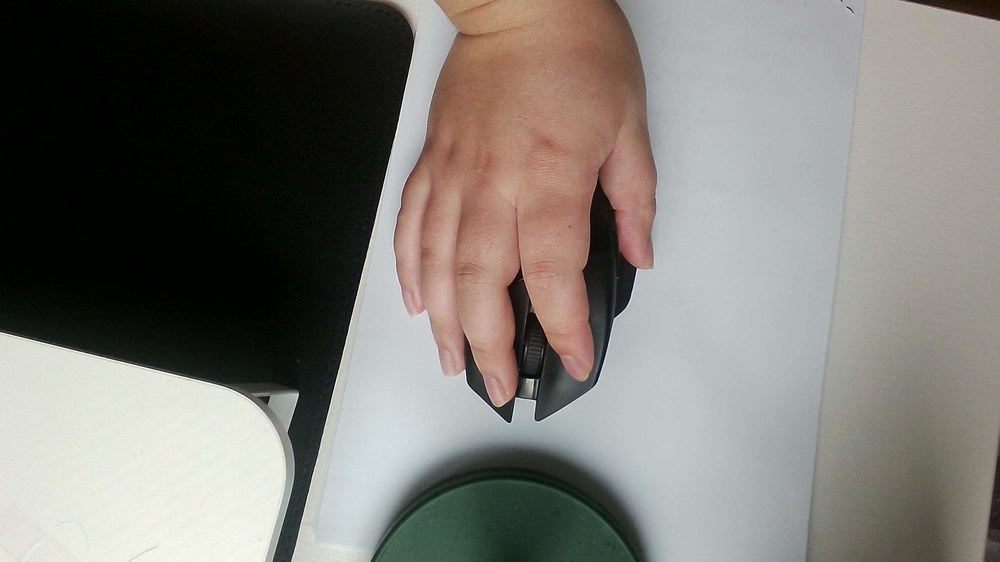
#> input picture mouse/images/hand_1.png, 1000 x 562 px, shrunk from 2560 x 1440 before the run
$ python detect_mouse.py --image images/hand_1.png
#> lines starting #> are read from the running program, lines starting #| are printed output that depends on the picture; after the words box and inside, x2 and y2 are one past the last pixel; in counts of white or black regions, pixels touching at a corner belong together
import cv2
import numpy as np
import json
import os
import argparse


def normalize_vector(x, y):
    norm = np.sqrt(x * x + y * y)
    if norm < 1e-8:
        return 0.0, -1.0
    return x / norm, y / norm


def preprocess_for_mouse_mask(image: np.ndarray):
    gray = cv2.cvtColor(image, cv2.COLOR_BGR2GRAY)
    blurred = cv2.GaussianBlur(gray, (5, 5), 0)

    edges = cv2.Canny(blurred, 35, 110)

    kernel = cv2.getStructuringElement(cv2.MORPH_ELLIPSE, (7, 7))
    closed = cv2.morphologyEx(edges, cv2.MORPH_CLOSE, kernel, iterations=2)
    closed = cv2.dilate(closed, kernel, iterations=1)
    closed = cv2.erode(closed, kernel, iterations=1)

    return closed


def contour_score(contour: np.ndarray, image_shape):
    area = cv2.contourArea(contour)
    if area < 1000:
        return -1e9

    x, y, w, h = cv2.boundingRect(contour)
    rect_area = w * h
    if rect_area <= 0:
        return -1e9

    extent = area / rect_area
    perimeter = cv2.arcLength(contour, True)
    if perimeter <= 0:
        return -1e9

    circularity = 4.0 * np.pi * area / (perimeter * perimeter)

    rr = cv2.minAreaRect(contour)
    (_, _), (rw, rh), _ = rr
    if rw < 1 or rh < 1:
        return -1e9

    long_side = max(rw, rh)
    short_side = min(rw, rh)
    aspect_ratio = long_side / short_side if short_side > 0 else 999.0

    if aspect_ratio < 1.1 or aspect_ratio > 4.8:
        return -1e9

    score = 0.0
    score += area * 0.01
    score += extent * 120.0
    score += circularity * 40.0
    score += (1.0 - abs(aspect_ratio - 1.8)) * 35.0

    return score


def find_best_mouse_contour(mask: np.ndarray, image_shape):
    contours, _ = cv2.findContours(mask, cv2.RETR_EXTERNAL, cv2.CHAIN_APPROX_SIMPLE)

    if not contours:
        return None

    best_contour = None
    best_score = -1e18

    for c in contours:
        s = contour_score(c, image_shape)
        if s > best_score:
            best_score = s
            best_contour = c

    return best_contour


def compute_pca_axis(contour: np.ndarray):
    pts = contour.reshape(-1, 2).astype(np.float32)
    mean = np.mean(pts, axis=0)

    centered = pts - mean
    cov = np.cov(centered.T)
    eigvals, eigvecs = np.linalg.eig(cov)

    order = np.argsort(eigvals)[::-1]
    eigvals = eigvals[order]
    eigvecs = eigvecs[:, order]

    ux, uy = float(eigvecs[0, 0]), float(eigvecs[1, 0])
    vx, vy = float(eigvecs[0, 1]), float(eigvecs[1, 1])

    ux, uy = normalize_vector(ux, uy)
    vx, vy = normalize_vector(vx, vy)

    if uy > 0:
        ux, uy = -ux, -uy
        vx, vy = -vx, -vy

    return mean, (ux, uy), (vx, vy), eigvals


def extract_mouse_features(image: np.ndarray, real_length_mm=None, real_width_mm=None):
    vis = image.copy()

    mask = preprocess_for_mouse_mask(image)
    contour = find_best_mouse_contour(mask, image.shape)

    if contour is None:
        raise RuntimeError("Mouse contour not found.")

    area = float(cv2.contourArea(contour))
    perimeter = float(cv2.arcLength(contour, True))

    x, y, bw, bh = cv2.boundingRect(contour)

    # 用 minAreaRect 的中心，不用质心
    rr = cv2.minAreaRect(contour)
    (cx, cy), (rw, rh), angle = rr
    box = cv2.boxPoints(rr).astype(np.int32)

    long_side = float(max(rw, rh))
    short_side = float(min(rw, rh))

    pca_center, major_axis, minor_axis, eigvals = compute_pca_axis(contour)

    aspect_ratio = long_side / short_side if short_side > 1e-8 else None
    extent = area / float(bw * bh) if bw * bh > 0 else None
    circularity = 4.0 * np.pi * area / (perimeter * perimeter) if perimeter > 1e-8 else None

    mm_per_pixel_length = None
    mm_per_pixel_width = None

    if real_length_mm is not None and long_side > 1e-8:
        mm_per_pixel_length = float(real_length_mm) / long_side

    if real_width_mm is not None and short_side > 1e-8:
        mm_per_pixel_width = float(real_width_mm) / short_side

    # draw
    cv2.drawContours(vis, [contour], -1, (0, 255, 0), 2)
    cv2.rectangle(vis, (x, y), (x + bw, y + bh), (255, 0, 0), 2)
    cv2.drawContours(vis, [box], -1, (0, 255, 255), 2)

    center = (int(round(cx)), int(round(cy)))
    cv2.circle(vis, center, 5, (0, 0, 255), -1)

    half_long = int(round(long_side * 0.5))
    half_short = int(round(short_side * 0.5))

    ux, uy = major_axis
    vx, vy = minor_axis

    major_p1 = (int(round(cx - ux * half_long)), int(round(cy - uy * half_long)))
    major_p2 = (int(round(cx + ux * half_long)), int(round(cy + uy * half_long)))
    minor_p1 = (int(round(cx - vx * half_short)), int(round(cy - vy * half_short)))
    minor_p2 = (int(round(cx + vx * half_short)), int(round(cy + vy * half_short)))

    cv2.line(vis, major_p1, major_p2, (255, 0, 255), 2)
    cv2.line(vis, minor_p1, minor_p2, (0, 165, 255), 2)

    cv2.putText(vis, f"Center: ({int(round(cx))}, {int(round(cy))})",
                (x, max(20, y - 30)), cv2.FONT_HERSHEY_SIMPLEX, 0.7, (0, 255, 0), 2)
    cv2.putText(vis, f"L={long_side:.1f}px W={short_side:.1f}px",
                (x, max(45, y - 10)), cv2.FONT_HERSHEY_SIMPLEX, 0.7, (0, 255, 255), 2)

    features = {
        "contour_area_px2": area,
        "contour_perimeter_px": perimeter,
        "bbox_x": int(x),
        "bbox_y": int(y),
        "bbox_w": int(bw),
        "bbox_h": int(bh),

        "center_x": float(cx),
        "center_y": float(cy),

        "mouse_length_px": long_side,
        "mouse_width_px": short_side,

        "aspect_ratio": float(aspect_ratio) if aspect_ratio is not None else None,
        "extent": float(extent) if extent is not None else None,
        "circularity": float(circularity) if circularity is not None else None,

        "major_axis_x": float(major_axis[0]),
        "major_axis_y": float(major_axis[1]),
        "minor_axis_x": float(minor_axis[0]),
        "minor_axis_y": float(minor_axis[1]),

        "real_length_mm": float(real_length_mm) if real_length_mm is not None else None,
        "real_width_mm": float(real_width_mm) if real_width_mm is not None else None,
        "mm_per_pixel_length": mm_per_pixel_length,
        "mm_per_pixel_width": mm_per_pixel_width
    }

    return features, vis, mask, contour


def save_outputs(features, vis, mask, output_dir, image_path):
    os.makedirs(output_dir, exist_ok=True)
    base = os.path.splitext(os.path.basename(image_path))[0]

    vis_path = os.path.join(output_dir, f"{base}_mouse_vis.jpg")
    mask_path = os.path.join(output_dir, f"{base}_mouse_mask.png")
    json_path = os.path.join(output_dir, f"{base}_mouse_features.json")

    cv2.imwrite(vis_path, vis)
    cv2.imwrite(mask_path, mask)

    with open(json_path, "w", encoding="utf-8") as f:
        json.dump(features, f, indent=2, ensure_ascii=False)

    return vis_path, mask_path, json_path


def main():
    parser = argparse.ArgumentParser()
    parser.add_argument("--image", type=str, required=True, help="Input mouse-only image")
    parser.add_argument("--output_dir", type=str, default="outputs", help="Output directory")
    parser.add_argument("--real_length_mm", type=float, default=None, help="Real mouse length in mm")
    parser.add_argument("--real_width_mm", type=float, default=None, help="Real mouse width in mm")
    args = parser.parse_args()

    image = cv2.imread(args.image)
#> image is the input picture: shape (562, 1000, 3); mean B, G, R 116.4, 121.6, 124.7
    if image is None:
        raise FileNotFoundError(f"Failed to read image: {args.image}")

    features, vis, mask, _ = extract_mouse_features(
        image=image,
        real_length_mm=args.real_length_mm,
        real_width_mm=args.real_width_mm
    )
#> in preprocess_for_mouse_mask, `gray = cv2.cvtColor(image, cv2.COLOR_BGR2GRAY)`:
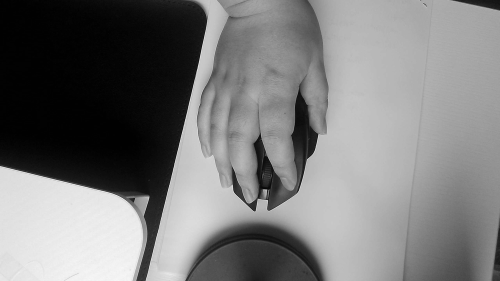
#> gray: shape (562, 1000) (shown at 1/2 size); min 0, max 255, mean 121.9
#> in preprocess_for_mouse_mask, `edges = cv2.Canny(blurred, 35, 110)`:
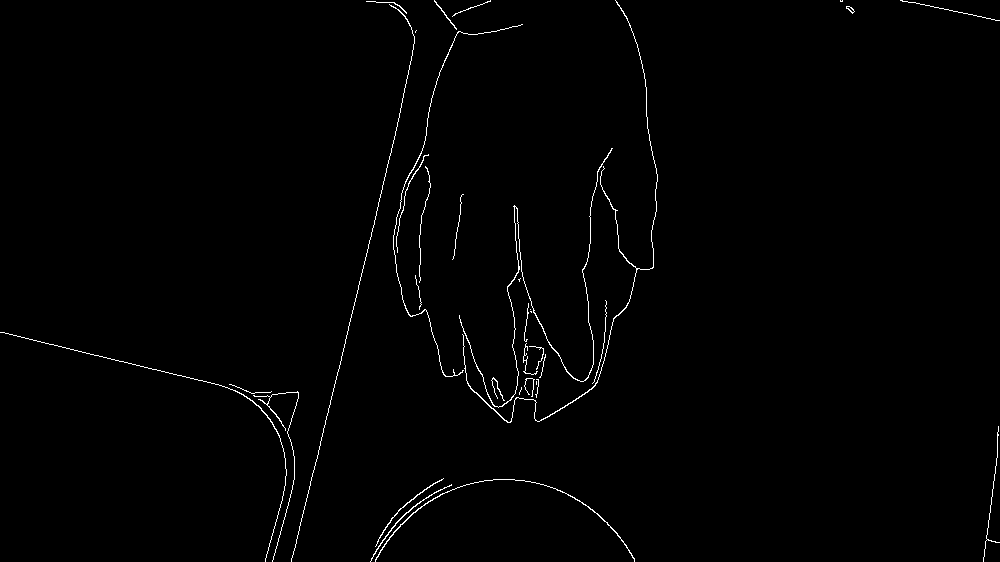
#> edges: shape (562, 1000); 0.96% white in thin lines or dots
#> in preprocess_for_mouse_mask, `closed = cv2.morphologyEx(edges, cv2.MORPH_CLOSE, kernel, iterations=2)`:
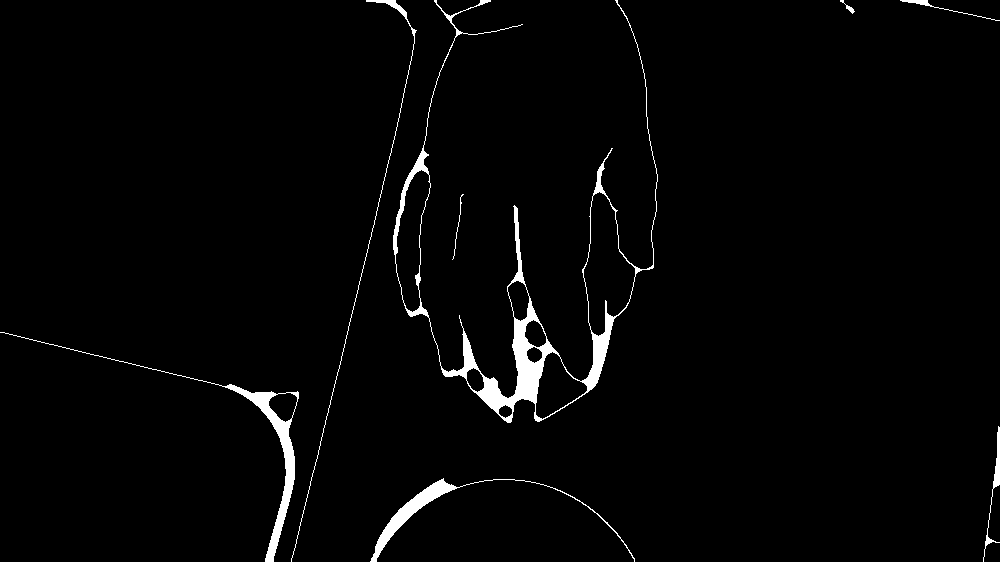
#> closed: shape (562, 1000); 2.2% white; 8 white regions, largest, box (x1, y1, x2, y2) and area: (393, 0, 658, 423) 6969, (0, 332, 299, 562) 2284, (370, 478, 635, 562) 1553
#> in preprocess_for_mouse_mask, `closed = cv2.dilate(closed, kernel, iterations=1)`:
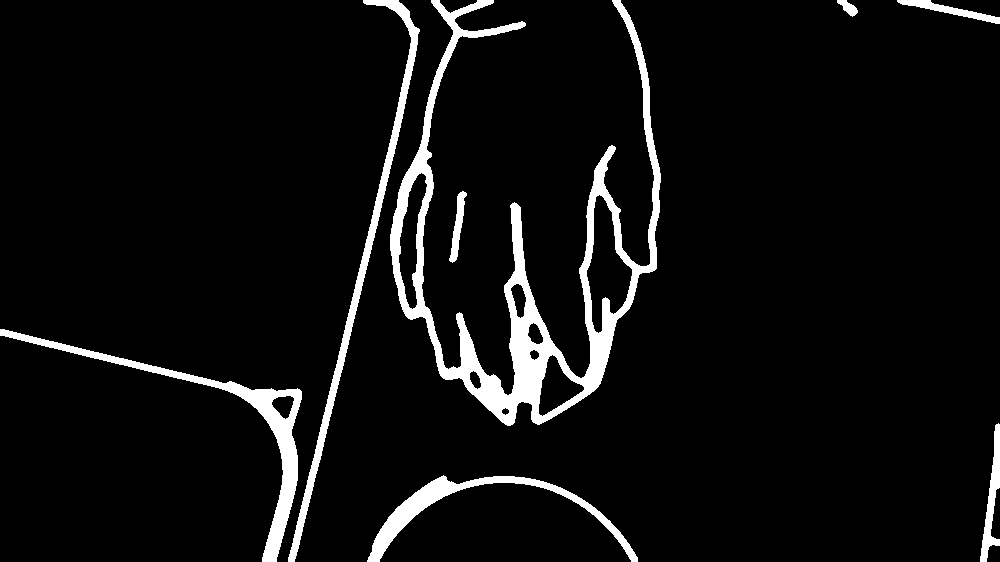
#> closed: shape (562, 1000); 6.2% white; 8 white regions
#> in find_best_mouse_contour, `contours, _ = cv2.findContours(mask, cv2.RETR_EXTERNAL, cv2.CHAIN_APPR..`: contours = 8 contours, 1 with area under 20; largest, box (x1, y1, x2, y2) and area: (393, 0, 658, 423) 16007, (0, 332, 299, 562) 2397, (370, 478, 635, 562) 1259, (983, 426, 1000, 562) 219, (291, 0, 417, 562) 164, (900, 0, 1000, 21) 73, (840, 0, 855, 14) 32
#> the loop in find_best_mouse_contour, `for c in contours:` made 8 passes
#> (area in contour_score, x in contour_score, y in contour_score, w in contour_score, h in contour_score, rect_area in contour_score, extent in contour_score, perimeter in contour_score) on passes 1, 3, 7: (1259, 370, 478, 265, 84, 22260, 0.0566, 706.1), (2397, 0, 332, 299, 230, 68770, 0.0349, 984.9), (16007, 393, 0, 265, 423, 112095, 0.143, 3076)
#> after the loop in find_best_mouse_contour, `for c in contours:`: best_contour = contour of 1228 points, box (x1, y1, x2, y2) (393, 0, 658, 423), area 16007; best_score = 206
#> in extract_mouse_features, `contour = find_best_mouse_contour(mask, image.shape)`: contour has the same summary as best_contour in find_best_mouse_contour
#> in extract_mouse_features, `area = float(cv2.contourArea(contour))`: area = 16007
#> in extract_mouse_features, `perimeter = float(cv2.arcLength(contour, True))`: perimeter = 3076
#> in extract_mouse_features, `x, y, bw, bh = cv2.boundingRect(contour)`: x = 393; y = 0; bw = 265; bh = 423
#> in extract_mouse_features, `rr = cv2.minAreaRect(contour)`: rr = ((525, 211), (422, 264), -90)
#> in extract_mouse_features, `(cx, cy), (rw, rh), angle = rr`: cx = 525; cy = 211; rw = 422; rh = 264; angle = -90
#> in extract_mouse_features, `box = cv2.boxPoints(rr).astype(np.int32)`: box = [[657, 422], [393, 422], [393, 0], [657, 0]]
#> in extract_mouse_features, `long_side = float(max(rw, rh))`: long_side = 422
#> in extract_mouse_features, `short_side = float(min(rw, rh))`: short_side = 264
#> in compute_pca_axis, `pts = contour.reshape(-1, 2).astype(np.float32)`: pts = 1228 pairs, first value 393 to 657, second value 0 to 422
#> in compute_pca_axis, `mean = np.mean(pts, axis=0)`: mean = [520.9, 216]
#> in compute_pca_axis, `centered = pts - mean`: centered = 1228 pairs, first value -127.9 to 136.1, second value -216 to 206
#> in compute_pca_axis, `cov = np.cov(centered.T)`: cov = [[6920.3, -62.28], [-62.28, 17790.2]]
#> in compute_pca_axis, `eigvals, eigvecs = np.linalg.eig(cov)`: eigvals = [6919.9, 17790.6]; eigvecs = [[-1, 0.00573], [-0.00573, -1]]
#> in compute_pca_axis, `order = np.argsort(eigvals)[::-1]`: order = [1, 0]
#> in compute_pca_axis, `eigvals = eigvals[order]`: eigvals = [17790.6, 6919.9]
#> in compute_pca_axis, `eigvecs = eigvecs[:, order]`: eigvecs = [[0.00573, -1], [-1, -0.00573]]
#> in compute_pca_axis, `ux, uy = float(eigvecs[0, 0]), float(eigvecs[1, 0])`: ux = 0.00573; uy = -1
#> in compute_pca_axis, `vx, vy = float(eigvecs[0, 1]), float(eigvecs[1, 1])`: vy = -0.00573
#> in normalize_vector, `norm = np.sqrt(x * x + y * y)`: norm = 1
#> in extract_mouse_features, `pca_center, major_axis, minor_axis, eigvals = compute_pca_axis(contour)`: pca_center = [520.9, 216]; major_axis = (0.00573, -1); minor_axis = (-1, -0.00573); eigvals = [17790.6, 6919.9]
#> in extract_mouse_features, `aspect_ratio = long_side / short_side if short_side > 1e-8 else None`: aspect_ratio = 1.6
#> in extract_mouse_features, `extent = area / float(bw * bh) if bw * bh > 0 else None`: extent = 0.143
#> in extract_mouse_features, `circularity = 4.0 * np.pi * area / (perimeter * perimeter) if perimete..`: circularity = 0.0213
#> in extract_mouse_features, `center = (int(round(cx)), int(round(cy)))`: center = (525, 211)
#> in extract_mouse_features, `half_long = int(round(long_side * 0.5))`: half_long = 211
#> in extract_mouse_features, `half_short = int(round(short_side * 0.5))`: half_short = 132
#> in extract_mouse_features, `ux, uy = major_axis`: ux = 0.00573; uy = -1
#> in extract_mouse_features, `vx, vy = minor_axis`: vy = -0.00573
#> in extract_mouse_features, `major_p1 = (int(round(cx - ux * half_long)), int(round(cy - uy * half_..`: major_p1 = (524, 422)
#> in extract_mouse_features, `major_p2 = (int(round(cx + ux * half_long)), int(round(cy + uy * half_..`: major_p2 = (526, 0)
#> in extract_mouse_features, `minor_p1 = (int(round(cx - vx * half_short)), int(round(cy - vy * half..`: minor_p1 = (657, 212)
#> in extract_mouse_features, `minor_p2 = (int(round(cx + vx * half_short)), int(round(cy + vy * half..`: minor_p2 = (393, 210)
#> in extract_mouse_features, `cv2.putText(vis, f"L={long_side:.1f}px W={short_side:.1f}px", (x, max(..`:
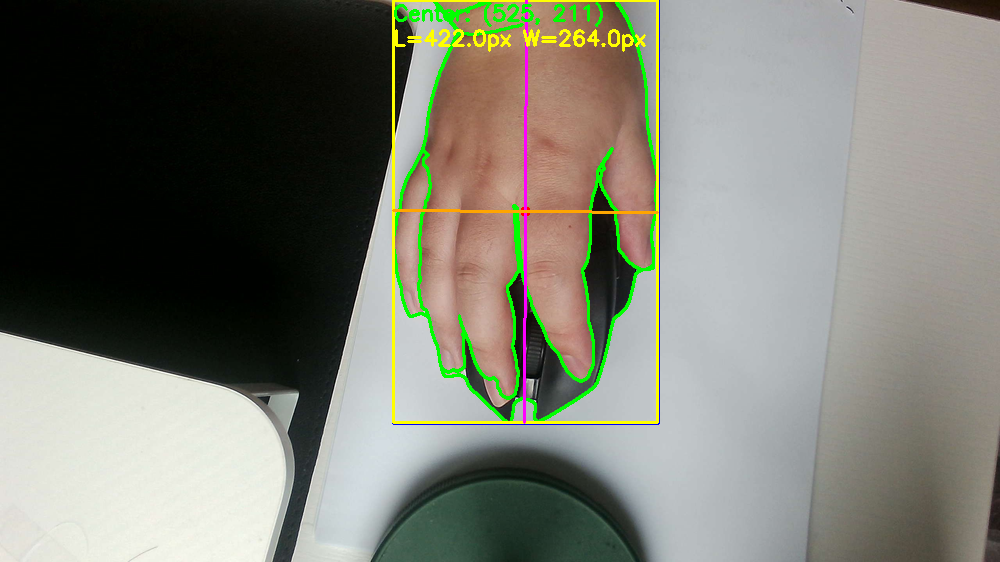
#> vis: shape (562, 1000, 3); mean B, G, R 113.5, 124.3, 123.7
#> features = 21 items

    vis_path, mask_path, json_path = save_outputs(features, vis, mask, args.output_dir, args.image)
#> vis_path = 'outputs/hand_1_mouse_vis.jpg'; mask_path = 'outputs/hand_1_mouse_mask.png'; json_path = 'outputs/hand_1_mouse_features.json'

    print("=== Mouse Detection Result ===")
    for k, v in features.items():
        print(f"{k}: {v}")
#> this loop made 21 passes
#> (k, v) on passes 1 to 8: ('contour_area_px2', 16007), ('contour_perimeter_px', 3076), ('bbox_x', 393), ('bbox_y', 0), ('bbox_w', 265), ('bbox_h', 423), ('center_x', 525), ('center_y', 211)
#> (printed output is left out)

    print("\nSaved:")
    print(vis_path)
#| outputs/hand_1_mouse_vis.jpg
    print(mask_path)
#| outputs/hand_1_mouse_mask.png
    print(json_path)
#| outputs/hand_1_mouse_features.json


if __name__ == "__main__":
    main()
